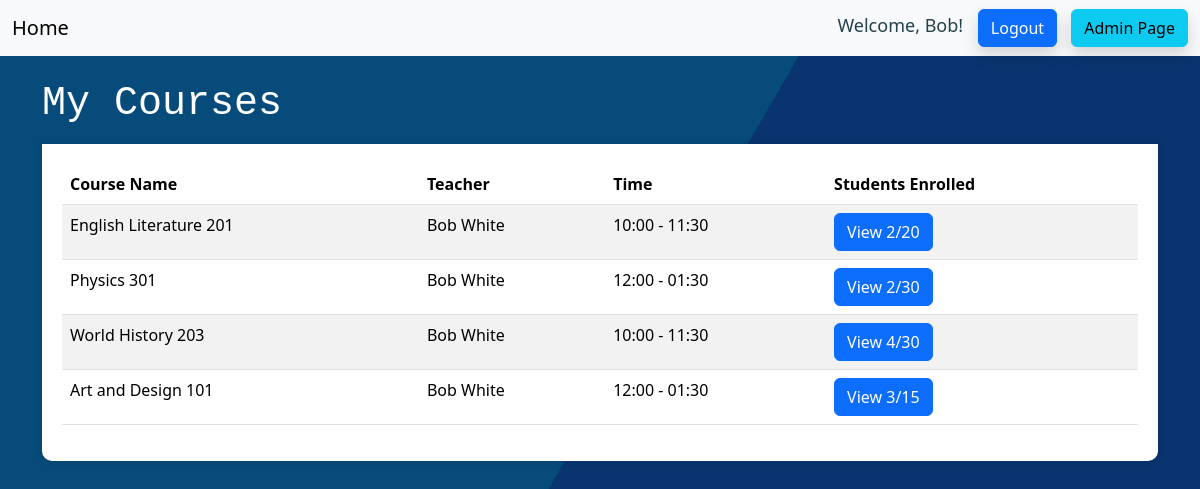
The app's page /courses (signed in) with its own data.
### app/models.py (models this page shows, shortened)
class User(db.Model, UserMixin): # UserMixin will give us the default implementations of the functions that we need to have in the User class for flask_login to work
    id = db.Column(db.Integer, primary_key=True)
    username = db.Column(db.String(30), unique=True, nullable=False)
    first_name = db.Column(db.String(30), nullable=False)
    last_name = db.Column(db.String(30), nullable=False)
    email = db.Column(db.String(120), unique=True, nullable=False)
    password_hash = db.Column(db.String(60), nullable=False)
    status = db.Column(db.String(30), nullable=False, default='student')
    enrolled_classes = db.relationship('Enrollment', back_populates='student')
    taught_classes = db.relationship('Class', backref='teacher')
    @property # this is a decorator, it will allow us to access the function as an attribute
    def password(self): # this function will return the password
        return self.password

class Class(db.Model): # this line will create the Class model
    id = db.Column(db.Integer, primary_key=True) # this line will create the id column
    name = db.Column(db.String(100), nullable=False) # this line will create the name column
    time = db.Column(db.String(50), nullable=False)
    capacity = db.Column(db.Integer, nullable=False)
    teacher_id = db.Column(db.Integer, db.ForeignKey('user.id'))
    enrollments = db.relationship('Enrollment', back_populates='class_')
    time = db.Column(db.String(50), nullable=False)
    capacity = db.Column(db.Integer, nullable=False)
    teacher_id = db.Column(db.Integer, db.ForeignKey('user.id'))
    enrollments = db.relationship('Enrollment', back_populates='class_')

### app/routes.py (the view, shortened to what this page needs)
@app.route('/courses')
@login_required  # Ensure the user is logged in
def show_courses():
    if current_user.status == 'teacher':
        courses = Class.query.filter(Class.teacher_id == current_user.id).all()
        return render_template('teacher.html', courses=courses)
    elif current_user.status == 'admin':
        return render_template('home.html')
    else:
        return redirect(url_for('home'))

### app/models.py (called while the page is built)
@login_manager.user_loader # this is a decorator, it will allow us to access the function as an attribute
def load_user(user_id): # this function will load the user
    return User.query.get(int(user_id)) # this line will return the user

### app/templates/teacher.html (shortened to what this page needs)
{% extends 'base.html' %} {% block title %} Teacher Dashboard {% endblock %} {% block content %}
<link rel="stylesheet" href="{{ url_for('static', filename='css/style.css') }}">
<div class="container mt-4">
  <h1 class="title-text">My Courses</h1>
  <div class="tab-content-wrapper">
    <table class="table table-striped">
      <thead>
        <tr>
          <th>Course Name</th>
          <th>Teacher</th>
          <th>Time</th>
          <th>Students Enrolled</th>
        </tr>
      </thead>
      <tbody> {% for course in courses %} <tr>
          <td>{{ course.name }}</td>
          <td>{{current_user.first_name + ' ' + current_user.last_name }}</td>
          <td>{{ course.time }}</td>
          <td>
            <button class="btn btn-primary view-grades" data-course-id="{{ course.id }}"> View {{ course.enrollments|length }}/{{ course.capacity }}
            </button>
          </td>
        </tr> {% endfor %} </tbody>
    </table>
  </div>
</div>
 {% endblock %}

### app/templates/base.html (shortened to what this page needs)
<!DOCTYPE html>
<html lang="en">
  <head>
    <link rel="stylesheet" href="{{ url_for('static', filename='css/style.css') }}">
    <link href="https://cdn.jsdelivr.net/npm/bootstrap@5.3.3/dist/css/bootstrap.min.css" rel="stylesheet">
  </head>
  <body>
    <nav class="navbar bg-body-tertiary">
      <div class="container-fluid">
        <a class="navbar-brand" href="/">Home</a>
        <div> {% if current_user.is_authenticated %} <a>
            <span style="width: 192.75px;color: rgb(35,66,75);font-size: 18px; text-align: center;"> Welcome, {{ current_user.first_name }}! </span>
          </a>
          <a class="btn btn-primary shadow" style="margin-left: 10px;" role="button" href="{{ url_for('logout') }}">Logout</a>
          <a class="btn btn-info shadow" style="margin-left: 10px;" role="button" href="/admin">Admin Page</a> {% else %} <a class="btn btn-primary shadow" style="margin-right: 20px;" role="button" href="{{ url_for('login') }}">Login</a>
          <a class="btn btn-secondary shadow" role="button" href="{{ url_for('signup') }}">Sign up</a> {% endif %}
        </div>
      </div>
    </nav>
    <main> {% block content %} {% endblock %} </main>
  </body>
</html>

### app/static/css/style.css (style rules this page uses)
html { height: 100%; }
.title-text { color: white; }
body { margin: 0; background-image: linear-gradient( -60deg, rgb(9, 52, 111) 50%, rgb(6, 75, 122) 50% ); }
h1 { font-family: monospace; }
.table th, .table td { border: yes; }
.tab-content-wrapper { background-color: white; border-radius: 0 0 10px 10px; padding: 20px; box-shadow: 0 0 10px rgba(0, 0, 0, 0.1); margin-top: 0px; }

### records on screen
User: first_name "Bob", first_name+last_name "Bob White"
Class: name "English Literature 201", time "10:00 - 11:30", enrollments|length "2", capacity "20"
Class: name "Physics 301", time "12:00 - 01:30", enrollments|length "2", capacity "30"
Class: name "World History 203", time "10:00 - 11:30", enrollments|length "4", capacity "30"
Class: name "Art and Design 101", time "12:00 - 01:30", enrollments|length "3", capacity "15"
